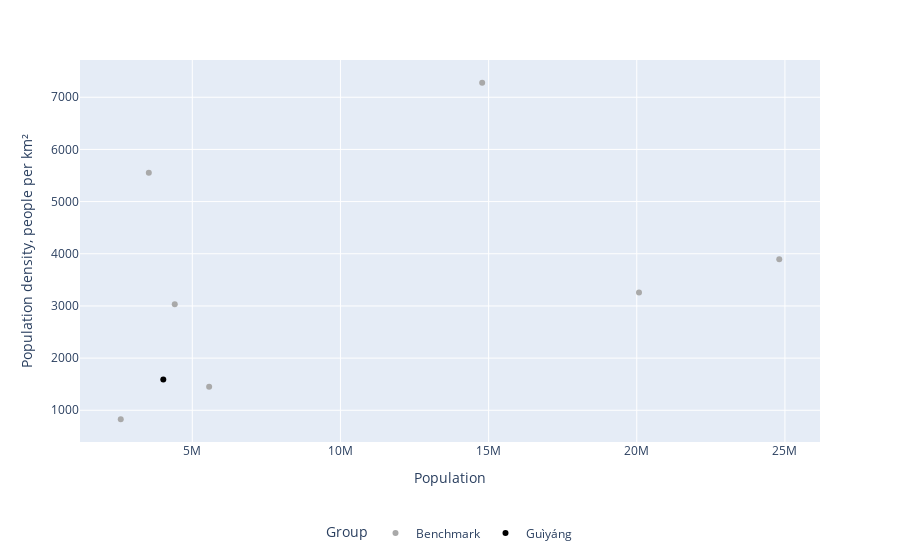

Write notebook code for a chart like this one.
### Markdown cell above
## Population Density Manual

### Code cell
city = "Guìyáng"
def plot_population_density(pop_manual_path):
    pop_manual = pd.read_csv(pop_manual_path)

    density = pop_manual.loc[pop_manual.groupby('Location')['Year'].idxmax()]

    
    density['Population'] = pd.to_numeric(density['Population'], errors='coerce')
    density['Area_km'] = pd.to_numeric(density['Area_km'], errors='coerce')

    
    density['Density'] = density['Population'] / density['Area_km']
    density = density.dropna(subset=['Population', 'Density'])
    density = density.sort_values(by='Density', ascending=False)

    
    if city in density['Location'].values:
        city_pop_density = density.loc[density['Location'] == city, 'Density'].values[0]
    else:
        raise ValueError(f"City '{city}' not found in the dataset.")

    
    hues = {'Benchmark': 'darkgrey', city: '#000000'}

    
    plt.figure(figsize=(8.5, 6), dpi=300)
    sns.scatterplot(data=density, x='Population', y='Density', hue='Group', palette=hues, legend=False)

    texts = []
    for i, row in density.iterrows():
        texts.append(plt.text(row['Population'], row['Density'], row['Location'], fontsize=9))

    
    adjust_text(texts, arrowprops=dict(arrowstyle='-', color='gray', lw=0.5),
                expand_text=(2, 1.05),  
                only_move={'points': 'xy', 'texts': 'xy'},  
                lim=1000)

    plt.ylim(0, None)
    plt.title(f'Population density of {city} and benchmark cities')
    plt.xlabel('Population')
    plt.ylabel('Population density, people per km²')
    plt.grid(True, which='both', linestyle='--', linewidth=0.5)
    plt.tight_layout()
    
    plt.savefig(Path(render_folder) / f"{city.lower().replace(' ', '_')}-pop-density.png", dpi=300,bbox_inches='tight')
    plt.show()

    # Plotly 
    fig = px.scatter(density, x='Population', y='Density', color='Group', 
                     color_discrete_map=hues,
                     labels={'Population': 'Population', 'Density': 'Population density, people per km²'},
                     log_x=False, log_y=False,
                     hover_name="Location")
    fig.update_layout(
    autosize=True,
    showlegend=True,
    legend=dict(
        orientation="h",
        yanchor="top",
        y=-0.2,
        xanchor="center",
        x=0.5
    ),
        yaxis=dict(
        range=[0, None]  
    )
    )

    fig.write_html(Path(render_folder) / f"{city.lower().replace(' ', '_')}-pop-density-plotly.html",full_html=False, include_plotlyjs='cdn')
    fig.show()
plot_population_density("../mnt/city-directories/01-user-input/pop_manual.csv")

### Figure 1 — Plotly figure (JSON) as saved in the notebook; plotly's stock layout.template omitted (floating-point values rounded to 4 significant figures)
{"data": [{"hovertemplate": "<b>%{hovertext}</b><br><br>Group=Benchmark<br>Population=%{x}<br>Population density, people per km²=%{y}<extra></extra>", "hovertext": ["Guangzhou", "Kathmandu", "Shanghai", "Beijing", "Taiyuan", "St Petersburg", "Mandalay"], "legendgroup": "Benchmark", "marker": {"color": "darkgrey", "symbol": "circle"}, "mode": "markers", "name": "Benchmark", "orientation": "v", "showlegend": true, "type": "scatter", "x": [14783030, 3532579, 24808600, 20075490, 4408171, 5568995, 2585687], "xaxis": "x", "y": [7276.0, 5553.0, 3894.0, 3258.0, 3031.0, 1451.0, 830.0], "yaxis": "y"}, {"hovertemplate": "<b>%{hovertext}</b><br><br>Group=Guìyáng<br>Population=%{x}<br>Population density, people per km²=%{y}<extra></extra>", "hovertext": ["Guìyáng"], "legendgroup": "Guìyáng", "marker": {"color": "#000000", "symbol": "circle"}, "mode": "markers", "name": "Guìyáng", "orientation": "v", "showlegend": true, "type": "scatter", "x": [4021275], "xaxis": "x", "y": [1588.0], "yaxis": "y"}], "layout": {"autosize": true, "legend": {"orientation": "h", "title": {"text": "Group"}, "tracegroupgap": 0, "x": 0.5, "xanchor": "center", "y": -0.2, "yanchor": "top"}, "margin": {"t": 60}, "showlegend": true, "xaxis": {"anchor": "y", "domain": [0, 1], "title": {"text": "Population"}}, "yaxis": {"anchor": "x", "domain": [0, 1], "range": [0, null], "title": {"text": "Population density, people per km²"}}}}
